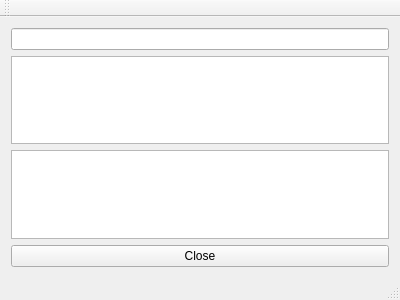
<?xml version="1.0" encoding="UTF-8"?>
<ui version="4.0">
 <class>MainWindow</class>
 <widget class="QMainWindow" name="MainWindow">
  <property name="geometry">
   <rect>
    <x>0</x>
    <y>0</y>
    <width>400</width>
    <height>300</height>
   </rect>
  </property>
  <property name="windowTitle">
   <string>MainWindow</string>
  </property>
  <widget class="QWidget" name="centralWidget">
   <layout class="QGridLayout" name="gridLayout">
    <item row="2" column="0">
     <widget class="QListWidget" name="listWidget"/>
    </item>
    <item row="0" column="0">
     <widget class="QLineEdit" name="lineEdit"/>
    </item>
    <item row="3" column="0">
     <widget class="QTextEdit" name="textEdit"/>
    </item>
    <item row="4" column="0">
     <widget class="QPushButton" name="pushButton">
      <property name="text">
       <string>Close</string>
      </property>
     </widget>
    </item>
   </layout>
  </widget>
  <widget class="QMenuBar" name="menuBar">
   <property name="geometry">
    <rect>
     <x>0</x>
     <y>0</y>
     <width>400</width>
     <height>25</height>
    </rect>
   </property>
  </widget>
  <widget class="QToolBar" name="mainToolBar">
   <attribute name="toolBarArea">
    <enum>TopToolBarArea</enum>
   </attribute>
   <attribute name="toolBarBreak">
    <bool>false</bool>
   </attribute>
  </widget>
  <widget class="QStatusBar" name="statusBar"/>
 </widget>
 <layoutdefault spacing="6" margin="11"/>
 <resources/>
 <connections>
  <connection>
   <sender>pushButton</sender>
   <signal>clicked()</signal>
   <receiver>MainWindow</receiver>
   <slot>close()</slot>
   <hints>
    <hint type="sourcelabel">
     <x>165</x>
     <y>260</y>
    </hint>
    <hint type="destinationlabel">
     <x>398</x>
     <y>266</y>
    </hint>
   </hints>
  </connection>
 </connections>
</ui>
